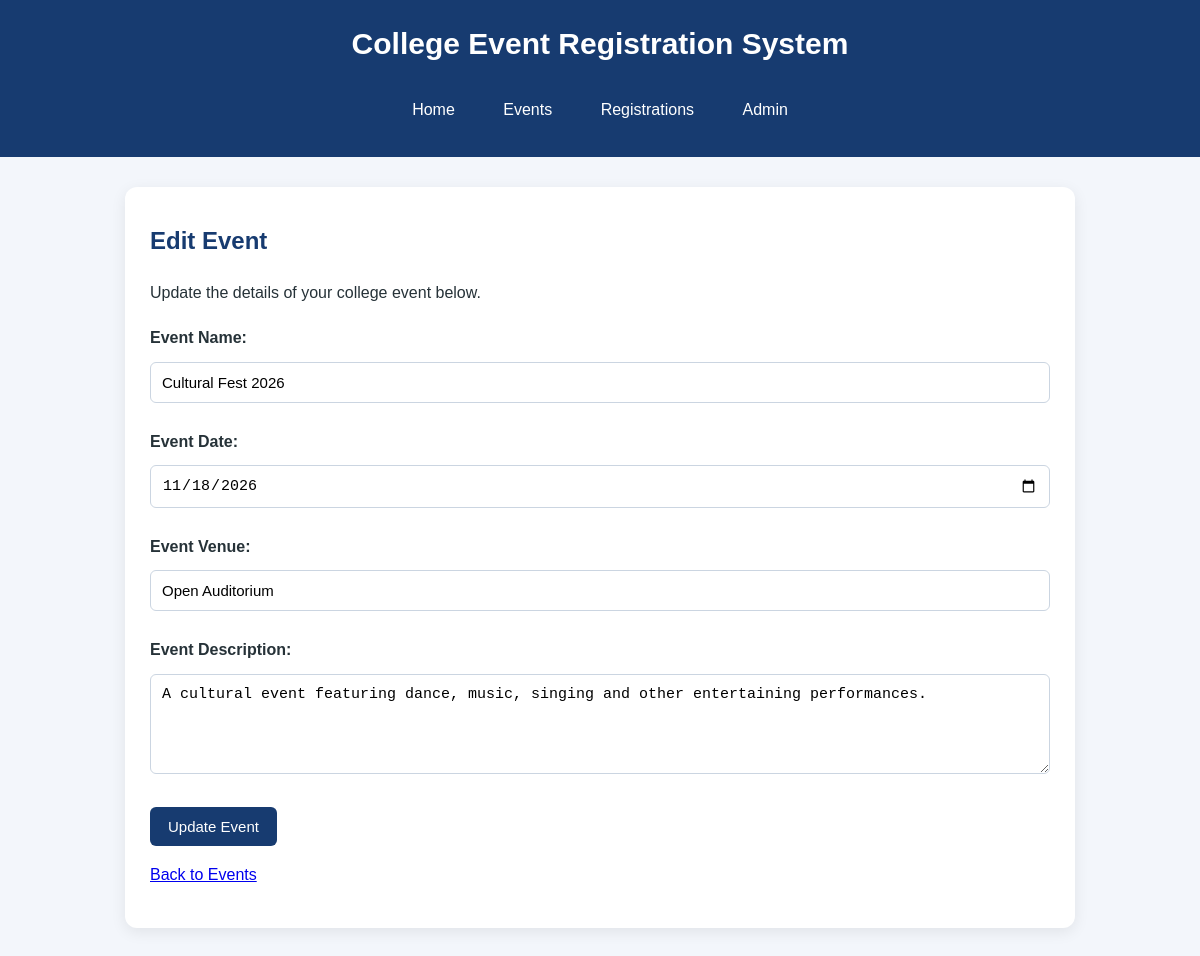
Screenshot of /edit-event/8 (signed in) with the database file from the repository.
### tables this page shows
CREATE TABLE events (
            id INTEGER PRIMARY KEY AUTOINCREMENT,
            event_name TEXT NOT NULL,
            event_date TEXT NOT NULL,
            event_venue TEXT NOT NULL,
            event_description TEXT NOT NULL
        );

### app.py (the view, shortened to what this page needs)
@app.route("/edit-event/<int:event_id>", methods=["GET", "POST"])
def edit_event(event_id):
    if not session.get("admin_logged_in"):
        return redirect(url_for("admin_login"))
    connection = get_db_connection()
    event = connection.execute(
        "SELECT * FROM events WHERE id = ?", (event_id,)
    ).fetchone()
    if event is None:
        connection.close()
        return "Event not found", 404
    connection.close()
    return render_template("edit_event.html", event=event)

### app.py (called while the page is built)
def get_db_connection():
    connection = sqlite3.connect("database.db")
    connection.row_factory = sqlite3.Row
    return connection

### templates/edit_event.html (shortened to what this page needs)
{% extends "base.html" %}
{% block content %}
    <h2>Edit Event</h2>
    <p>Update the details of your college event below.</p>
    <form method="POST">
        <label for="event_name">Event Name:</label>
        <input
            type="text"
            id="event_name"
            name="event_name"
            value="{{ event['event_name'] }}"
            required
        >
        <br><br>
        <label for="event_date">Event Date:</label>
        <input
            type="date"
            id="event_date"
            name="event_date"
            value="{{ event['event_date'] }}"
            required
        >
        <br><br>
        <label for="event_venue">Event Venue:</label>
        <input
            type="text"
            id="event_venue"
            name="event_venue"
            value="{{ event['event_venue'] }}"
            required
        >
        <br><br>
        <label for="event_description">Event Description:</label>
        <textarea
            id="event_description"
            name="event_description"
            required
        >{{ event['event_description'] }}</textarea>
        <br><br>
        <button type="submit">Update Event</button>
    </form>
    <p><a href="/events">Back to Events</a></p>
{% endblock %}

### static/style.css (style rules this page uses)
body { font-family: Arial, sans-serif; background-color: #f3f6fb; color: #263238; margin: 0; padding: 0; line-height: 1.6; }
h2 { color: #173b70; margin-top: 10px; }
p { font-size: 16px; }
form { margin-top: 20px; }
label { display: inline-block; margin-bottom: 6px; font-weight: bold; }
input, select, textarea { width: 100%; box-sizing: border-box; padding: 11px; margin-top: 5px; border: 1px solid #cbd5e1; border-radius: 6px; font-size: 15px; }
textarea { min-height: 100px; resize: vertical; }
button, .button { display: inline-block; background-color: #173b70; color: white; padding: 11px 18px; border: none; border-radius: 6px; font-size: 15px; text-decoration: none; cursor: pointer; transition: background-color 0.3s; }

### rows the page displays
events: event_name "Cultural Fest 2026", event_date "11/18/2026", event_venue "Open Auditorium", event_description "A cultural event featuring dance, music, singing and other entertaining performances."
